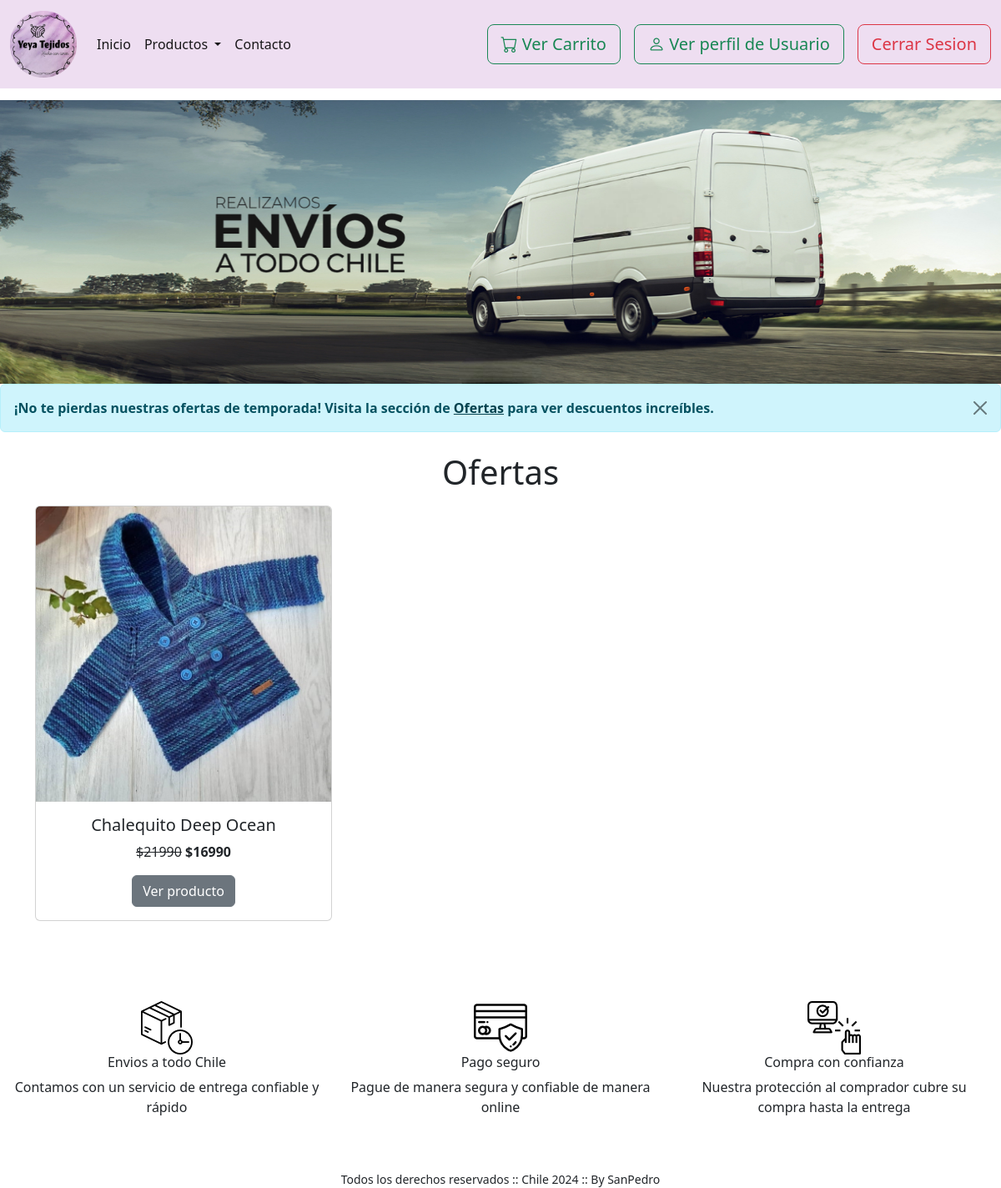
Before: /ofertas/ (signed in) with the older database file.
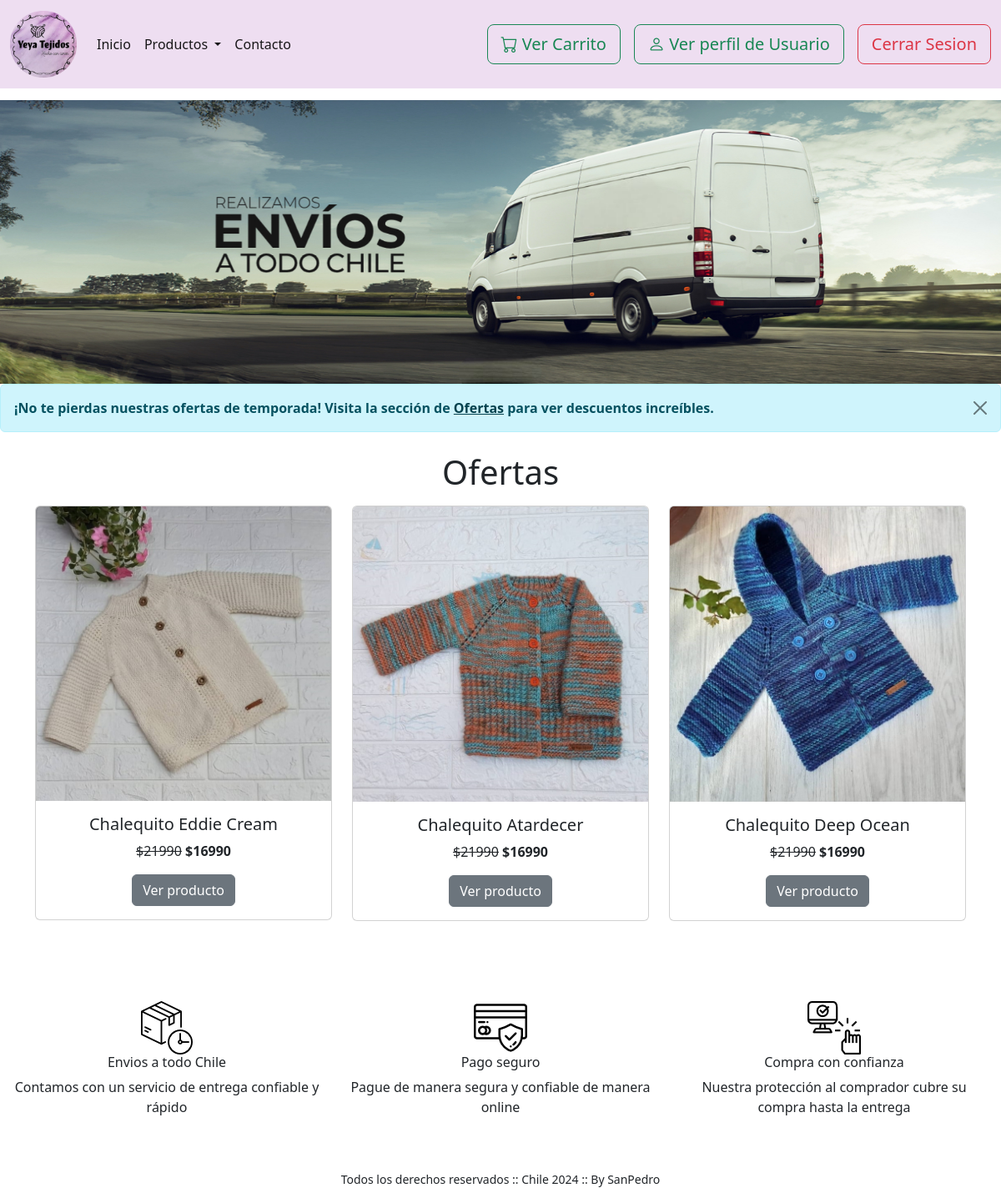
After: the same page with the newer database file.
### mi_aplicacion/models.py (models this page shows, shortened)
class Producto(models.Model):
    id = models.BigAutoField(primary_key=True)
    nombre = models.CharField(null=False, max_length=1024)
    precio = models.BigIntegerField(null=False)
    precio_oferta = models.BigIntegerField(null=True, default=0)
    descripcion = models.CharField(null=False, max_length=1024)
    imagen = models.ImageField(upload_to='productos/', editable=True)
    es_oferta = models.BooleanField(default=False)
    es_destacado = models.BooleanField(default=False)
    tipo = models.ForeignKey(TipoProducto, null=True, on_delete=models.CASCADE)
    stock = models.IntegerField(default=100)

### mi_aplicacion/views.py (the view)
# urls.py: path('ofertas/', views.ofertas, name='ofertas'),
@login_required
def ofertas(request):
    productos_oferta = Producto.objects.filter(es_oferta=True)
    return render(request, "ofertas.html", {'productos_oferta': productos_oferta})

### mi_aplicacion/templates/ofertas.html (shortened to what this page needs)
{% extends "base.html" %}
{% block content %}
<section class="container-fluid mt-2 pt-2">
    <h1 class="text-center">Ofertas</h1>
</section>
<section class="container mb-5 mt-2 pt-2">
    <div class="row row-cols-1 row-cols-md-3 g-4">
        {% for producto in productos_oferta %}
        <div class="col text-center">
            <div class="card">
                <img src="{{ producto.imagen.url }}" class="card-img-top">
                <div class="card-body">
                    <h5 class="card-title">{{ producto.nombre }}</h5>
                    <p class="card-text"><del>${{ producto.precio }}</del> <strong>${{ producto.precio_oferta }}</strong></p>
                    <button type="button" class="btn btn-secondary" data-bs-toggle="modal" data-bs-target="#modal-producto{{ producto.id }}">
                        Ver producto
                    </button>
                </div>
            </div>
        </div>
        {% endfor %}
    </div>
</section>
{% endblock %}

### mi_aplicacion/templates/base.html (shortened to what this page needs)
{% load static %}
<!DOCTYPE html>
<html lang="es">
<head>
    <link rel="stylesheet" href="https://cdn.jsdelivr.net/npm/bootstrap@5.2.3/dist/css/bootstrap.min.css">
    <link href="https://cdn.jsdelivr.net/npm/bootstrap-icons@1.7.2/font/bootstrap-icons.css" rel="stylesheet">
    <link rel="stylesheet" href="{% static 'css/styles.css' %}">
</head>
<body>
<nav class="navbar navbar-expand-lg bg-custom fixed-top">
    <div class="container-fluid">
        <a class="navbar-brand" href="#"><img src="{% static 'images/logo-modified.png' %}" width="80px"></a>
        <div class="collapse navbar-collapse" id="navbarSupportedContent">
            <ul class="navbar-nav me-auto mb-2 mb-lg-0">
                <li class="nav-item">
                    <a class="nav-link active" href="{% url 'inicio' %}">Inicio</a>
                </li>
                <li class="nav-item dropdown">
                    <a class="nav-link active dropdown-toggle" href="#" role="button" data-bs-toggle="dropdown" aria-expanded="false">
                        Productos
                    </a>
                </li>
                <li class="nav-item">
                    <a class="nav-link active" href="{% url 'contacto' %}">Contacto</a>
                </li>
            </ul>
            {% if user.is_authenticated %}
                <a href="{% url 'carrito' %}" class="btn btn-outline-success btn-lg me-3">
                    <i class="bi bi-cart"></i> Ver Carrito
                </a>
                <a href="{% url 'usuario' %}" class="btn btn-outline-success btn-lg me-3">
                    <i class="bi bi-person"></i> Ver perfil de Usuario
                </a>
                <form method="post" action="{% url 'logout' %}" style="display:inline;">
                    <button type="submit" class="btn btn-outline-danger btn-lg">Cerrar Sesion</button>
                </form>
            {% else %}
                <a href="{% url 'login' %}" class="btn btn-outline-success btn-lg">
                    <i class="bi bi-person"></i> Iniciar Sesion
                </a>
            {% endif %}
        </div>
    </div>
</nav>
<div id="carousel" class="carousel slide" data-bs-ride="carousel">
    <div class="carousel-inner">
        <div class="carousel-item active">
            <img src="{% static 'images/Envios.jpg' %}" class="d-block w-100">
        </div>
    </div>
</div>
<div class="alert alert-info alert-dismissible fade show" role="alert">
    {% if user.is_authenticated %}
        <strong>¡No te pierdas nuestras ofertas de temporada! Visita la sección
        de <a href="{% url 'ofertas' %}" class="alert-link">Ofertas</a> para ver descuentos increíbles.</strong>
        <button type="button" class="btn-close" data-bs-dismiss="alert" aria-label="Close"></button>
    {% endif %}
</div>
{% block content %} {% endblock %}
<footer class="container-fluid pt-5 mt-5 text-center">
    <div class="row">
        <div class="col">
            <img src="{% static 'images/box.webp' %}">
            <h6>Envios a todo Chile</h6>
            <p>Contamos con un servicio de entrega confiable y rápido</p>
        </div>
        <div class="col">
            <img src="{% static 'images/credit-card-1.webp' %}">
            <h6>Pago seguro</h6>
            <p>Pague de manera segura y confiable de manera online</p>
        </div>
        <div class="col">
            <img src="{% static 'images/click.webp' %}">
            <h6>Compra con confianza</h6>
            <p>Nuestra protección al comprador cubre su compra hasta la entrega</p>
        </div>
    </div>
    <div class="text-center small pt-5">Todos los derechos reservados :: Chile 2024 :: By SanPedro</div>
</footer>
</body>
</html>

### mi_aplicacion/static/css/styles.css (style rules this page uses)
.bg-custom { background-color: #eeddf1f3; }
.carousel { margin-top: 120px; }

Changed rows visible on the page:
added Producto: imagen (picture), nombre "Chalequito Eddie Cream", precio "21990", precio_oferta "16990"
added Producto: imagen (picture), nombre "Chalequito Atardecer", precio "21990", precio_oferta "16990"
